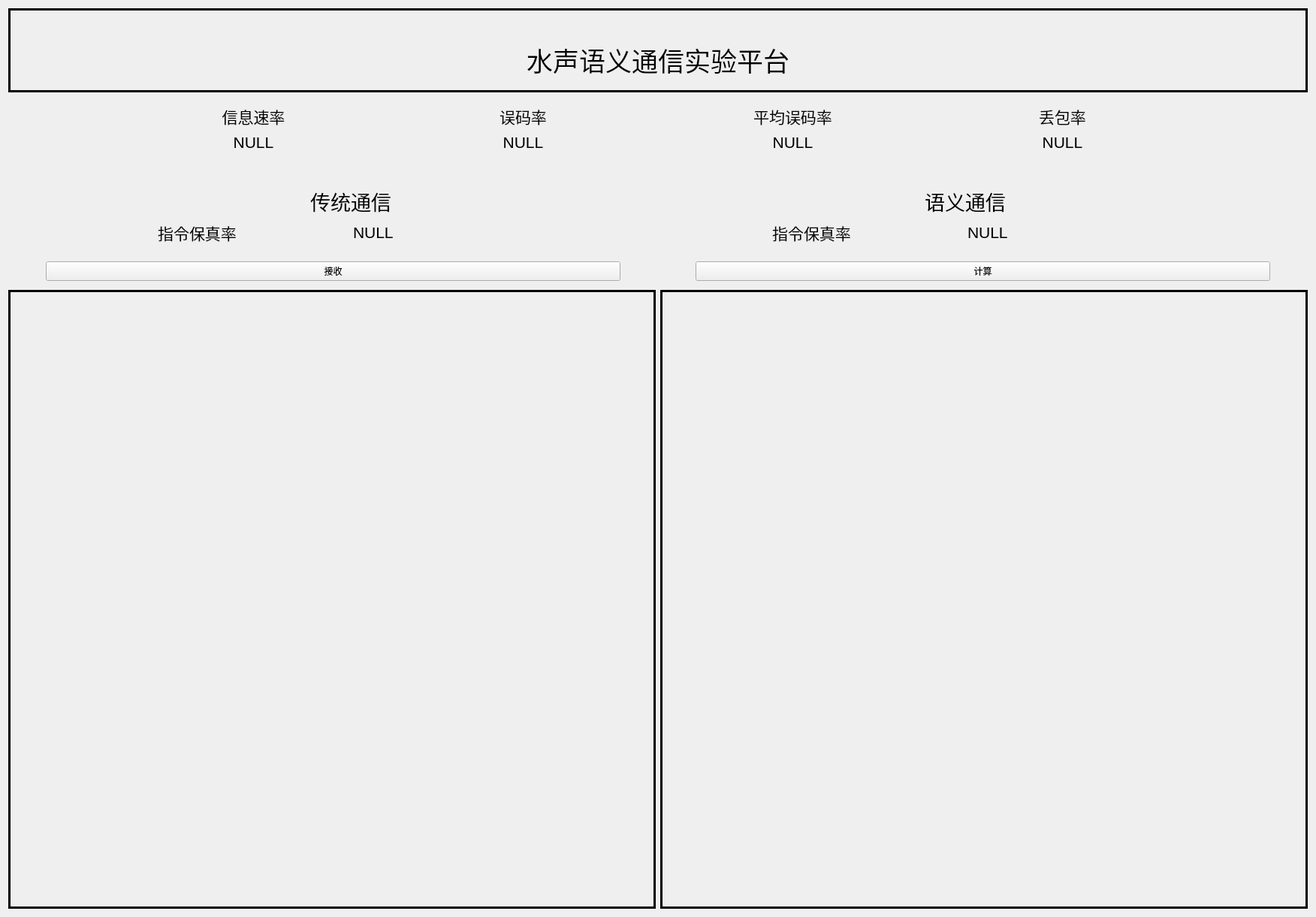
<?xml version="1.0" encoding="UTF-8"?>
<ui version="4.0">
 <class>streamvidtab</class>
 <widget class="QWidget" name="streamvidtab">
  <property name="geometry">
   <rect>
    <x>0</x>
    <y>0</y>
    <width>1752</width>
    <height>1221</height>
   </rect>
  </property>
  <property name="sizePolicy">
   <sizepolicy hsizetype="Preferred" vsizetype="Preferred">
    <horstretch>1</horstretch>
    <verstretch>0</verstretch>
   </sizepolicy>
  </property>
  <property name="minimumSize">
   <size>
    <width>0</width>
    <height>0</height>
   </size>
  </property>
  <property name="windowTitle">
   <string>Form</string>
  </property>
  <layout class="QHBoxLayout" name="horizontalLayout">
   <item>
    <layout class="QVBoxLayout" name="verticalLayout">
     <property name="sizeConstraint">
      <enum>QLayout::SetNoConstraint</enum>
     </property>
     <property name="topMargin">
      <number>0</number>
     </property>
     <item>
      <widget class="QLabel" name="label_29">
       <property name="enabled">
        <bool>true</bool>
       </property>
       <property name="sizePolicy">
        <sizepolicy hsizetype="Preferred" vsizetype="Minimum">
         <horstretch>0</horstretch>
         <verstretch>0</verstretch>
        </sizepolicy>
       </property>
       <property name="minimumSize">
        <size>
         <width>0</width>
         <height>0</height>
        </size>
       </property>
       <property name="frameShape">
        <enum>QFrame::Panel</enum>
       </property>
       <property name="lineWidth">
        <number>3</number>
       </property>
       <property name="text">
        <string>&lt;html&gt;&lt;head/&gt;&lt;body&gt;&lt;p align=&quot;center&quot;&gt;&lt;span style=&quot; font-size:26pt;&quot;&gt;&lt;br&gt;水声语义通信实验平台&lt;br&gt;&lt;/span&gt;&lt;/p&gt;&lt;/body&gt;&lt;/html&gt;</string>
       </property>
       <property name="alignment">
        <set>Qt::AlignCenter</set>
       </property>
      </widget>
     </item>
     <item>
      <layout class="QGridLayout" name="gridLayout_5">
       <property name="sizeConstraint">
        <enum>QLayout::SetDefaultConstraint</enum>
       </property>
       <property name="leftMargin">
        <number>150</number>
       </property>
       <property name="topMargin">
        <number>10</number>
       </property>
       <property name="rightMargin">
        <number>150</number>
       </property>
       <property name="bottomMargin">
        <number>10</number>
       </property>
       <property name="verticalSpacing">
        <number>6</number>
       </property>
       <item row="1" column="3">
        <widget class="QLabel" name="value_5">
         <property name="layoutDirection">
          <enum>Qt::LeftToRight</enum>
         </property>
         <property name="text">
          <string>&lt;html&gt;&lt;head/&gt;&lt;body&gt;&lt;p align=&quot;center&quot;&gt;&lt;span style=&quot; font-size:16pt;&quot;&gt;NULL&lt;/span&gt;&lt;/p&gt;&lt;/body&gt;&lt;/html&gt;</string>
         </property>
         <property name="alignment">
          <set>Qt::AlignCenter</set>
         </property>
        </widget>
       </item>
       <item row="0" column="0">
        <widget class="QLabel" name="norm_2">
         <property name="text">
          <string>&lt;html&gt;&lt;head/&gt;&lt;body&gt;&lt;p align=&quot;center&quot;&gt;&lt;span style=&quot; font-size:16pt;&quot;&gt;信息速率&lt;/span&gt;&lt;/p&gt;&lt;/body&gt;&lt;/html&gt;</string>
         </property>
         <property name="alignment">
          <set>Qt::AlignCenter</set>
         </property>
        </widget>
       </item>
       <item row="1" column="2">
        <widget class="QLabel" name="value_4">
         <property name="text">
          <string>&lt;html&gt;&lt;head/&gt;&lt;body&gt;&lt;p align=&quot;center&quot;&gt;&lt;span style=&quot; font-size:16pt;&quot;&gt;NULL&lt;/span&gt;&lt;/p&gt;&lt;/body&gt;&lt;/html&gt;</string>
         </property>
         <property name="alignment">
          <set>Qt::AlignCenter</set>
         </property>
        </widget>
       </item>
       <item row="1" column="1">
        <widget class="QLabel" name="value_3">
         <property name="text">
          <string>&lt;html&gt;&lt;head/&gt;&lt;body&gt;&lt;p align=&quot;center&quot;&gt;&lt;span style=&quot; font-size:16pt;&quot;&gt;NULL&lt;/span&gt;&lt;/p&gt;&lt;/body&gt;&lt;/html&gt;</string>
         </property>
         <property name="alignment">
          <set>Qt::AlignCenter</set>
         </property>
        </widget>
       </item>
       <item row="0" column="2">
        <widget class="QLabel" name="norm_4">
         <property name="text">
          <string>&lt;html&gt;&lt;head/&gt;&lt;body&gt;&lt;p align=&quot;center&quot;&gt;&lt;span style=&quot; font-size:16pt;&quot;&gt;平均误码率&lt;/span&gt;&lt;/p&gt;&lt;/body&gt;&lt;/html&gt;</string>
         </property>
         <property name="alignment">
          <set>Qt::AlignCenter</set>
         </property>
        </widget>
       </item>
       <item row="1" column="0">
        <widget class="QLabel" name="value_2">
         <property name="text">
          <string>&lt;html&gt;&lt;head/&gt;&lt;body&gt;&lt;p align=&quot;center&quot;&gt;&lt;span style=&quot; font-size:16pt;&quot;&gt;NULL&lt;/span&gt;&lt;/p&gt;&lt;/body&gt;&lt;/html&gt;</string>
         </property>
         <property name="alignment">
          <set>Qt::AlignCenter</set>
         </property>
        </widget>
       </item>
       <item row="0" column="3">
        <widget class="QLabel" name="norm_5">
         <property name="text">
          <string>&lt;html&gt;&lt;head/&gt;&lt;body&gt;&lt;p align=&quot;center&quot;&gt;&lt;span style=&quot; font-size:16pt;&quot;&gt;丢包率&lt;/span&gt;&lt;/p&gt;&lt;/body&gt;&lt;/html&gt;</string>
         </property>
         <property name="alignment">
          <set>Qt::AlignCenter</set>
         </property>
        </widget>
       </item>
       <item row="0" column="1">
        <widget class="QLabel" name="norm_3">
         <property name="text">
          <string>&lt;html&gt;&lt;head/&gt;&lt;body&gt;&lt;p align=&quot;center&quot;&gt;&lt;span style=&quot; font-size:16pt;&quot;&gt;误码率&lt;/span&gt;&lt;/p&gt;&lt;/body&gt;&lt;/html&gt;</string>
         </property>
         <property name="alignment">
          <set>Qt::AlignCenter</set>
         </property>
        </widget>
       </item>
      </layout>
     </item>
     <item>
      <layout class="QGridLayout" name="gridLayout_4">
       <property name="sizeConstraint">
        <enum>QLayout::SetNoConstraint</enum>
       </property>
       <property name="leftMargin">
        <number>50</number>
       </property>
       <property name="topMargin">
        <number>30</number>
       </property>
       <property name="rightMargin">
        <number>50</number>
       </property>
       <property name="bottomMargin">
        <number>10</number>
       </property>
       <item row="0" column="1">
        <widget class="QLabel" name="label_28">
         <property name="text">
          <string>&lt;html&gt;&lt;head/&gt;&lt;body&gt;&lt;p align=&quot;center&quot;&gt;&lt;span style=&quot; font-size:20pt;&quot;&gt;语义通信&lt;/span&gt;&lt;/p&gt;&lt;/body&gt;&lt;/html&gt;</string>
         </property>
        </widget>
       </item>
       <item row="1" column="0">
        <layout class="QGridLayout" name="gridLayout">
         <property name="sizeConstraint">
          <enum>QLayout::SetNoConstraint</enum>
         </property>
         <item row="0" column="1">
          <widget class="QLabel" name="txt_fidelity_tc_value">
           <property name="text">
            <string>&lt;html&gt;&lt;head/&gt;&lt;body&gt;&lt;p&gt;&lt;span style=&quot; font-size:16pt;&quot;&gt;NULL&lt;/span&gt;&lt;/p&gt;&lt;/body&gt;&lt;/html&gt;</string>
           </property>
          </widget>
         </item>
         <item row="0" column="0">
          <widget class="QLabel" name="txt_fidelity_tc">
           <property name="text">
            <string>&lt;html&gt;&lt;head/&gt;&lt;body&gt;&lt;p align=&quot;center&quot;&gt;&lt;span style=&quot; font-size:16pt;&quot;&gt;指令保真率&lt;/span&gt;&lt;/p&gt;&lt;/body&gt;&lt;/html&gt;</string>
           </property>
           <property name="alignment">
            <set>Qt::AlignCenter</set>
           </property>
           <property name="wordWrap">
            <bool>false</bool>
           </property>
          </widget>
         </item>
        </layout>
       </item>
       <item row="1" column="1">
        <layout class="QGridLayout" name="gridLayout_3">
         <property name="sizeConstraint">
          <enum>QLayout::SetNoConstraint</enum>
         </property>
         <property name="spacing">
          <number>6</number>
         </property>
         <item row="0" column="0">
          <widget class="QLabel" name="txt_fidelity_sc">
           <property name="text">
            <string>&lt;html&gt;&lt;head/&gt;&lt;body&gt;&lt;p align=&quot;center&quot;&gt;&lt;span style=&quot; font-size:16pt;&quot;&gt;指令保真率&lt;/span&gt;&lt;/p&gt;&lt;/body&gt;&lt;/html&gt;</string>
           </property>
          </widget>
         </item>
         <item row="0" column="1">
          <widget class="QLabel" name="txt_fidelity_sc_value">
           <property name="text">
            <string>&lt;html&gt;&lt;head/&gt;&lt;body&gt;&lt;p&gt;&lt;span style=&quot; font-size:16pt;&quot;&gt;NULL&lt;/span&gt;&lt;/p&gt;&lt;/body&gt;&lt;/html&gt;</string>
           </property>
          </widget>
         </item>
        </layout>
       </item>
       <item row="0" column="0">
        <widget class="QLabel" name="label_27">
         <property name="text">
          <string>&lt;html&gt;&lt;head/&gt;&lt;body&gt;&lt;p align=&quot;center&quot;&gt;&lt;span style=&quot; font-size:20pt;&quot;&gt;传统通信&lt;/span&gt;&lt;/p&gt;&lt;/body&gt;&lt;/html&gt;</string>
         </property>
        </widget>
       </item>
      </layout>
     </item>
     <item>
      <layout class="QHBoxLayout" name="horizontalLayout_2">
       <property name="spacing">
        <number>100</number>
       </property>
       <property name="leftMargin">
        <number>50</number>
       </property>
       <property name="topMargin">
        <number>6</number>
       </property>
       <property name="rightMargin">
        <number>50</number>
       </property>
       <property name="bottomMargin">
        <number>6</number>
       </property>
       <item>
        <widget class="QPushButton" name="receiveButton_1">
         <property name="sizePolicy">
          <sizepolicy hsizetype="Preferred" vsizetype="Preferred">
           <horstretch>0</horstretch>
           <verstretch>0</verstretch>
          </sizepolicy>
         </property>
         <property name="styleSheet">
          <string notr="true">font: 16pt &quot;仿宋&quot;;</string>
         </property>
         <property name="text">
          <string>接收</string>
         </property>
        </widget>
       </item>
       <item>
        <widget class="QPushButton" name="calculateButton_1">
         <property name="sizePolicy">
          <sizepolicy hsizetype="Minimum" vsizetype="Maximum">
           <horstretch>0</horstretch>
           <verstretch>0</verstretch>
          </sizepolicy>
         </property>
         <property name="baseSize">
          <size>
           <width>0</width>
           <height>0</height>
          </size>
         </property>
         <property name="focusPolicy">
          <enum>Qt::WheelFocus</enum>
         </property>
         <property name="layoutDirection">
          <enum>Qt::LeftToRight</enum>
         </property>
         <property name="styleSheet">
          <string notr="true">font: 16pt &quot;仿宋&quot;;</string>
         </property>
         <property name="text">
          <string>计算</string>
         </property>
         <property name="autoDefault">
          <bool>false</bool>
         </property>
         <property name="default">
          <bool>false</bool>
         </property>
        </widget>
       </item>
      </layout>
     </item>
     <item>
      <layout class="QHBoxLayout" name="horizontalLayout_3">
       <item>
        <widget class="QFrame" name="tradition_frame_1">
         <property name="sizePolicy">
          <sizepolicy hsizetype="Expanding" vsizetype="Expanding">
           <horstretch>0</horstretch>
           <verstretch>0</verstretch>
          </sizepolicy>
         </property>
         <property name="frameShape">
          <enum>QFrame::Panel</enum>
         </property>
         <property name="frameShadow">
          <enum>QFrame::Plain</enum>
         </property>
         <property name="lineWidth">
          <number>3</number>
         </property>
        </widget>
       </item>
       <item>
        <widget class="QFrame" name="semantic_frame_1">
         <property name="sizePolicy">
          <sizepolicy hsizetype="Expanding" vsizetype="Expanding">
           <horstretch>0</horstretch>
           <verstretch>0</verstretch>
          </sizepolicy>
         </property>
         <property name="frameShape">
          <enum>QFrame::Panel</enum>
         </property>
         <property name="frameShadow">
          <enum>QFrame::Plain</enum>
         </property>
         <property name="lineWidth">
          <number>3</number>
         </property>
        </widget>
       </item>
      </layout>
     </item>
    </layout>
   </item>
  </layout>
 </widget>
 <resources/>
 <connections/>
</ui>
